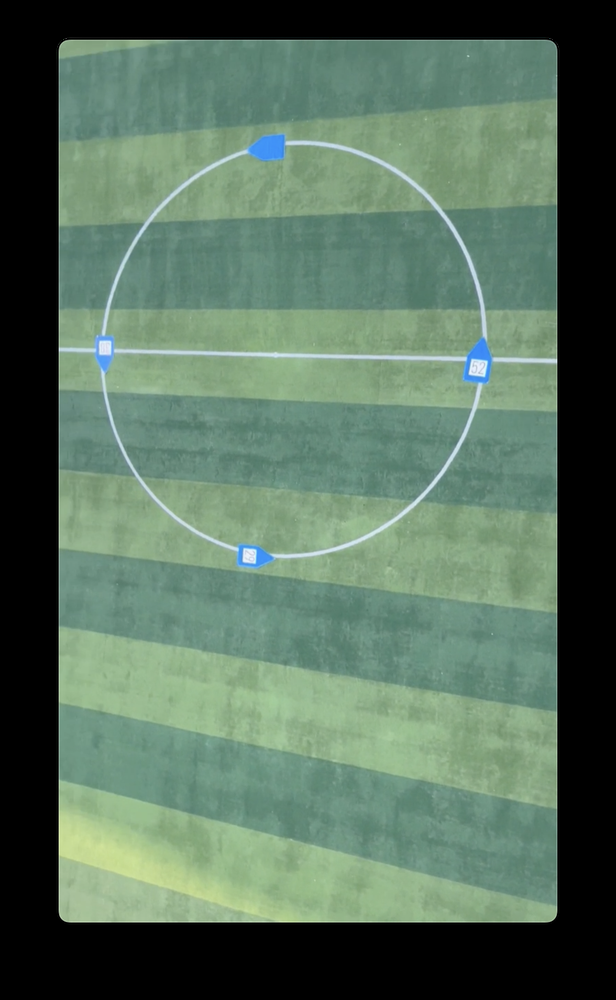
#> input picture python/entry_test/real_tar.png, 616 x 1000 px, shrunk from 1176 x 1910 before the run, found by its file name
$ python rectangle.py
#> lines starting #> are read from the running program, lines starting #| are printed output that depends on the picture; after the words box and inside, x2 and y2 are one past the last pixel; in counts of white or black regions, pixels touching at a corner belong together
import cv2 as cv
import numpy as np

# 蓝色的 HSV 范围
lower_blue = np.array([100, 50, 90])
upper_blue = np.array([140, 200, 255])

# 读取图像
image_path = 'real_tar.png'  # 替换为您的图片文件路径
image = cv.imread(image_path)
#> image is the input picture: shape (1000, 616, 3); mean B, G, R 93, 111.1, 86.9

# 检查图像是否成功加载
if image is None:
    print("Error: Image not found.")
    exit()

# 将 BGR 图像转换为 HSV 图像
hsv = cv.cvtColor(image, cv.COLOR_BGR2HSV)
#> hsv: shape (1000, 616, 3); mean H, S, V 48.3, 44.7, 111.5

    # 创建蓝色的掩码
mask = cv.inRange(hsv, lower_blue, upper_blue)
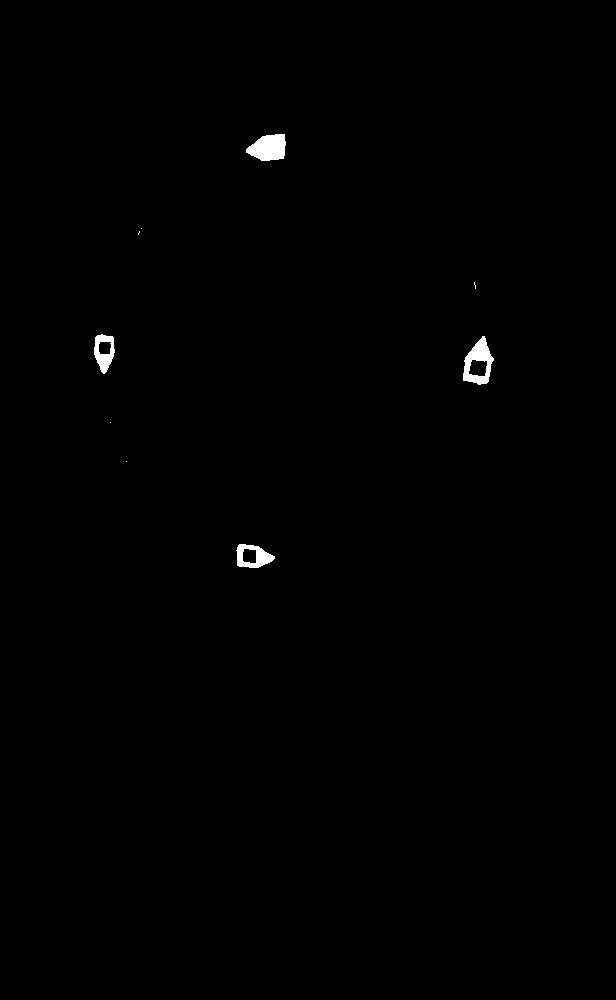
#> mask: shape (1000, 616); 0.42% white; 9 white regions (5 under 20 px), largest, box (x1, y1, x2, y2) and area: (246, 134, 286, 161) 803, (463, 336, 494, 385) 762, (236, 544, 275, 568) 514, (94, 334, 115, 374) 468

# 转换为灰度图
#gray = cv.cvtColor(res, cv.COLOR_BGR2GRAY)

# 应用高斯模糊来减少噪声
blurred = cv.GaussianBlur(mask, (5, 5), 0)

# 使用Canny边缘检测
edges = cv.Canny(blurred, 50, 150)
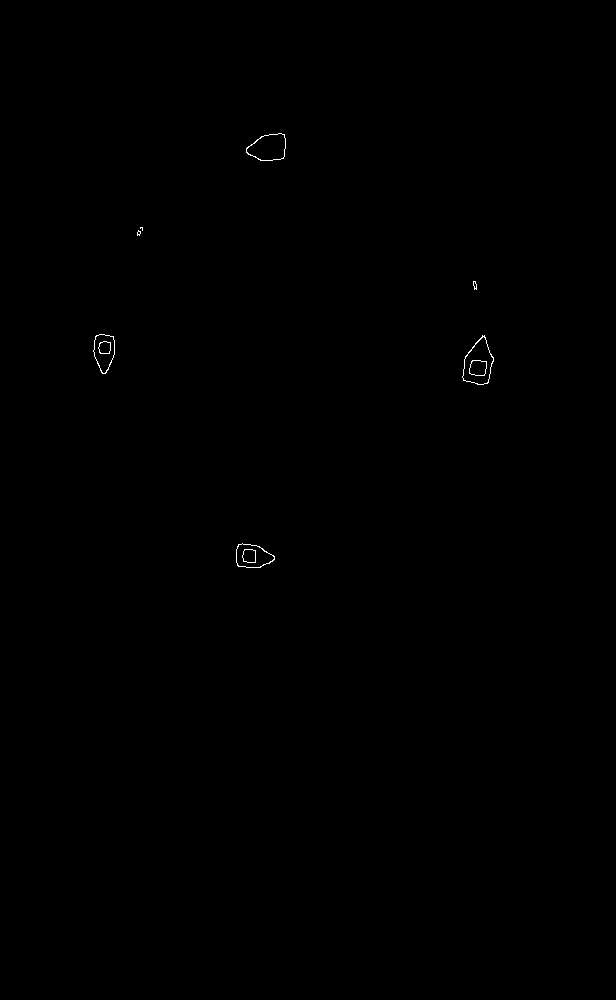
#> edges: shape (1000, 616); 0.11% white in thin lines or dots, all inside (x1, y1, x2, y2) = (93, 133, 494, 568)

# 检测轮廓
contours, _ = cv.findContours(edges, cv.RETR_EXTERNAL, cv.CHAIN_APPROX_SIMPLE)
#> contours = 7 contours, 3 with area under 20; largest, box (x1, y1, x2, y2) and area: (462, 335, 494, 385) 998, (246, 133, 286, 161) 798, (236, 543, 275, 568) 678, (93, 334, 115, 374) 606
c=cv.drawContours(mask, contours, -1, (0,255,0), 3)
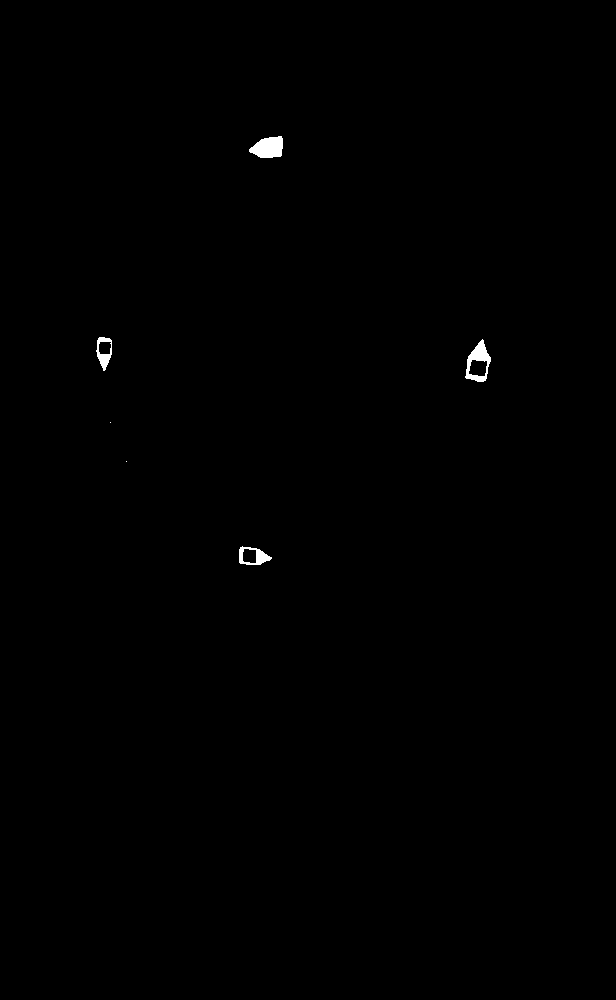
#> c: shape (1000, 616); 0.26% white; 6 white regions (2 under 20 px), largest, box (x1, y1, x2, y2) and area: (249, 136, 283, 158) 558, (465, 339, 491, 382) 490, (239, 546, 272, 565) 289, (96, 337, 112, 371) 255
print(len(contours))
#| 7
# 绘制轮廓和拟合的矩形
for contour in contours:
    # 计算轮廓的最小外接矩形
    rect = cv.minAreaRect(contour)
    box = cv.boxPoints(rect)
    box = np.int0(box)  # 转换为整数
    # 绘制矩形
    cv.rectangle(image, (int(rect[0][0]), int(rect[0][1])), (int(rect[1][0]), int(rect[1][1])), (0, 255, 0), 2)
#> this loop made 7 passes
#> (rect, box) on passes 1 to 7: (((254.7, 556.3), (23.32, 38.95), -82.87), [[272, 570], [233, 565], [236, 542], [275, 547]]), (((478.7, 359.1), (49.3, 28.69), -76.76), [[487, 386], [459, 379], [470, 331], [498, 338]]), (((103.5, 353.5), (39, 21), -90), [[114, 373], [93, 373], [93, 334], [114, 334]]), (((474.5, 285), (8, 3), -90), [[476, 289], [473, 289], [473, 281], [476, 281]]), (((138.5, 232.5), (5, 3), -90), [[140, 235], [137, 235], [137, 230], [140, 230]]), (((141, 228.5), (3, 2), -90), [[142, 230], [140, 230], [140, 227], [142, 227]]), (((265.5, 146.5), (27, 39), -90), [[285, 160], [246, 160], [246, 133], [285, 133]])
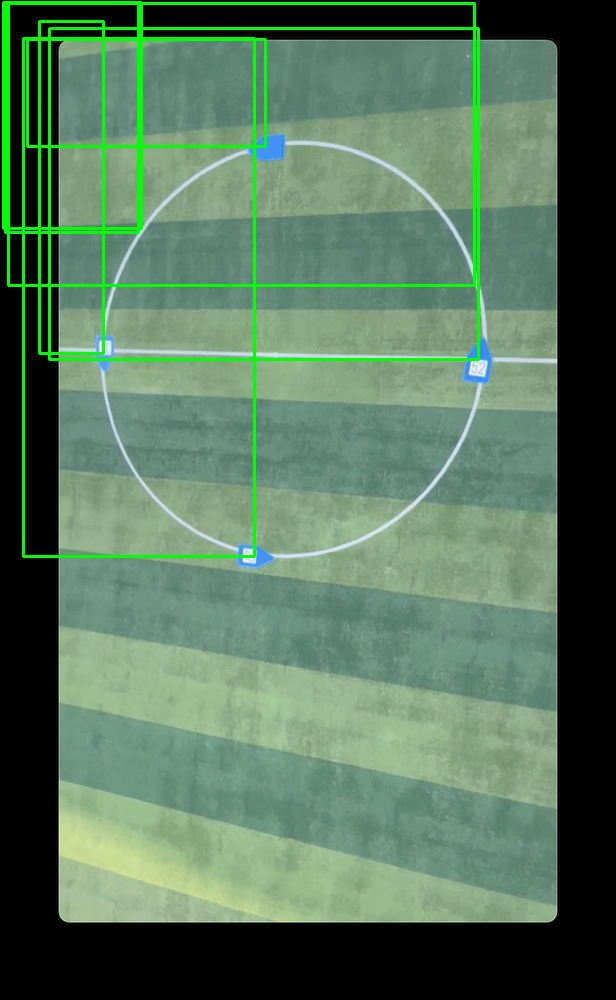
#> image: shape (1000, 616, 3); 3.35% of pixels changed, all inside (x1, y1, x2, y2) = (2, 1, 480, 558)

# 显示结果
cv.imshow('Rectangle Fitting', image)
cv.imshow('s',mask)
cv.imshow('a',c)
cv.waitKey(0)
cv.destroyAllWindows()
